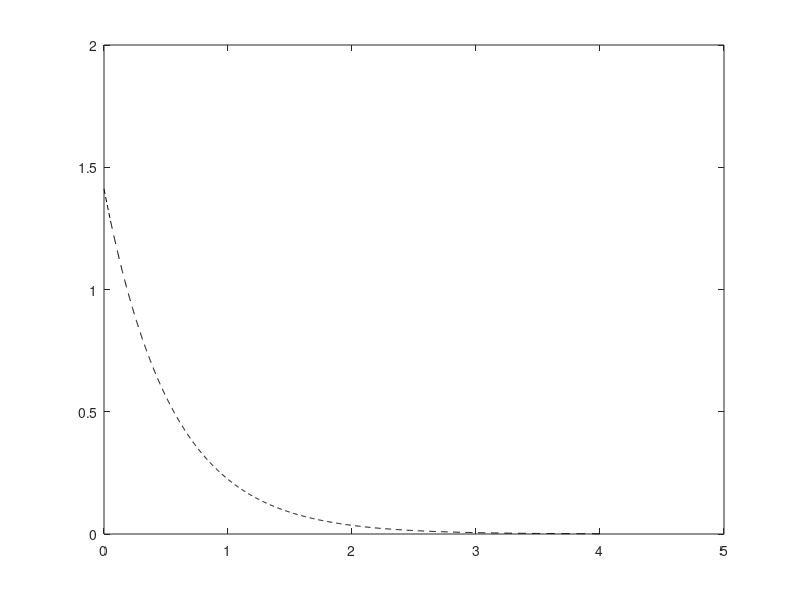

This chart was generated by the following MATLAB code: (Note: this script raises an error after producing the figure.)
%% Clean up
close all;
clear variables;
clc;
format;


%% Parameters
N = 1000;
a = 1.843;
x = logspace(0,log10(5),N)-1;
x = x';


%% Wave function
norm1 = sqrt(a^3/pi);
norm2 = sqrt(a^3/(8*pi));
s1 = @(x) norm1 .* exp(-1.0*a.*x);
s2 = @(x) norm2 .* (1 - a * 0.5*x) .* exp(-a * 0.5 .* x);
y = s1(x);
figure(1);
plot(x,y,'k--','DisplayName','1s');
hold on;


%% Primitive function
g = @(c,a,x) c*exp(-a*x.^2);


%% STO-1G
f = fit(x,y,'c1*exp(-a1*x.^2)',...
        'StartPoint',randn([2 1]),...
        'Lower',[0 0],...
        'Upper',[1e4 1e4],...
        'Algorithm','Trust-Region',...
        'Normalize','off',...
        'MaxIter',1e4,...
        'MaxFunEvals',1e4,...
        'DiffMinChange',1e-8,...
        'Robust','LAR')
c11 = f.c1;
a11 = f.a1;
G1 = @(x) g(c11,a11,x);
plot(x,G1(x),'DisplayName','STO-1G');

%% STO-2G
f = fit(x,y,'c1*exp(-a1*x.^2)+c2*exp(-a2*x.^2)',...
        'StartPoint',randn([4 1]),...
        'Lower',[0 0 0 0],...
        'Upper',[1e4 1e4 1e4 1e4],...
        'Algorithm','Trust-Region',...
        'Normalize','off',...
        'MaxIter',1e4,...
        'MaxFunEvals',1e4,...
        'DiffMinChange',1e-8,...
        'Robust','LAR')
c12 = f.c1;
c22 = f.c2;
a12 = f.a1;
a22 = f.a2;
G2 = @(x) g(c12,a12,x) + g(c22,a22,x);
plot(x,G2(x),'DisplayName','STO-2G');

%% STO-3G
f = fit(x,y,'c1*exp(-a1*x.^2)+c2*exp(-a2*x.^2)+c3*exp(-a3*x.^2)',...
        'StartPoint',randn([6 1]),...
        'Lower',[0 0 0 0 0 0],...
        'Upper',[1e4 1e4 1e4 1e4 1e4 1e4],...
        'Algorithm','Trust-Region',...
        'Normalize','off',...
        'MaxIter',1e4,...
        'MaxFunEvals',1e4,...
        'DiffMinChange',1e-8,...
        'Robust','LAR')
c13 = f.c1;
c23 = f.c2;
c33 = f.c3;
a13 = f.a1;
a23 = f.a2;
a33 = f.a3;
G3 = @(x) g(c13,a13,x) + g(c23,a23,x) + g(c33,a33,x);
plot(x,G3(x),'DisplayName','STO-3G');

%% STO-4G
f = fit(x,y,'c1*exp(-a1*x.^2)+c2*exp(-a2*x.^2)+c3*exp(-a3*x.^2)+c4*exp(-a4*x.^2)',...
        'StartPoint',randn([8 1]),...
        'Lower',[0 0 0 0 0 0 0 0],...
        'Upper',[1e4 1e4 1e4 1e4 1e4 1e4 1e4],...
        'Algorithm','Trust-Region',...
        'Normalize','off',...
        'MaxIter',1e5,...
        'MaxFunEvals',1e5,...
        'DiffMinChange',1e-8,...
        'Robust','LAR')
c14 = f.c1;
c24 = f.c2;
c34 = f.c3;
c44 = f.c4;
a14 = f.a1;
a24 = f.a2;
a34 = f.a3;
a44 = f.a4;
G4 = @(x) g(c14,a14,x) + g(c24,a24,x) + g(c34,a34,x) + g(c44,a44,x);
plot(x,G4(x),'DisplayName','STO-4G');

%% STO-5G
f = fit(x,y,'c1*exp(-a1*x.^2)+c2*exp(-a2*x.^2)+c3*exp(-a3*x.^2)+c4*exp(-a4*x.^2)+c5*exp(-a5*x.^2)',...
        'StartPoint',randn([10 1]),...
        'Lower',[0 0 0 0 0 0 0 0 0 0],...
        'Upper',[1e4 1e4 1e4 1e4 1e4 1e4 1e4 1e4 1e4],...
        'Algorithm','Trust-Region',...
        'Normalize','off',...
        'MaxIter',1e4,...
        'MaxFunEvals',1e4,...
        'DiffMinChange',1e-8,...
        'Robust','LAR')
c15 = f.c1;
c25 = f.c2;
c35 = f.c3;
c45 = f.c4;
c55 = f.c5;
a15 = f.a1;
a25 = f.a2;
a35 = f.a3;
a45 = f.a4;
a55 = f.a5;
G5 = @(x) g(c15,a15,x) + g(c25,a25,x) + g(c35,a35,x) + g(c45,a45,x) + g(c55,a55,x);
plot(x,G5(x),'DisplayName','STO-5G');

%% STO-6G
f = fit(x,y,'c1*exp(-a1*x.^2)+c2*exp(-a2*x.^2)+c3*exp(-a3*x.^2)+c4*exp(-a4*x.^2)+c5*exp(-a5*x.^2)+c6*exp(-a6*x.^2)',...
        'StartPoint',randn([12 1]),...
        'Lower',[0 0 0 0 0 0 0 0 0 0 0 0],...
        'Upper',[1e4 1e4 1e4 1e4 1e4 1e4 1e4 1e4 1e4 1e4 1e4],...
        'Algorithm','Trust-Region',...
        'Normalize','off',...
        'MaxIter',1e4,...
        'MaxFunEvals',1e4,...
        'DiffMinChange',1e-8,...
        'Robust','LAR')
c16 = f.c1;
c26 = f.c2;
c36 = f.c3;
c46 = f.c4;
c56 = f.c5;
c66 = f.c6;
a16 = f.a1;
a26 = f.a2;
a36 = f.a3;
a46 = f.a4;
a56 = f.a5;
a66 = f.a6;
G6 = @(x) g(c16,a16,x) + g(c26,a26,x) + g(c36,a36,x) + g(c46,a46,x) + g(c56,a56,x) + g(c66,a66,x);
plot(x,G6(x),'DisplayName','STO-6G');




% %% GGGGGGGGGGGGG
% g = @(c,a,x) c*exp(-a*x.^2);
% %% G111111111111
% a11 = 8.549;
% c11 = 2.222;
% G1 = @(c,a,x) g(c11,a11,x);
% 
% 
% 
% %% G555555555555
% a1 = 0.7196;
% a2 = 38.68;
% a3 = 10.21;
% a4 = 1.584;
% a5 = 3.721;
% c1 = 0.02483;
% c2 = 0.7012;
% c3 = 0.7402;
% c4 = 0.2209;
% c5 = 0.5587;
% G5 = @(x) g(c1,a1,x)+g(c2,a2,x)+g(c3,a3,x)+g(c4,a4,x)+g(c5,a5,x);
% 
% nor = @(a) (2*a/pi).^(3./4);
% G   = @(c,a,x) nor(a) * c * exp(-a.*x.^2); 
% GG  = @(c,a,x) nor(a) * c * exp(-a.*x.^2);
% 
% g4_2 = @(x) G(0.4301280,11.5356690,x)       + G(0.6789140,2.0533430,x);
% g4_3 = @(x) G(0.15432897,30.1678710,x)      + G(0.53532814,5.4951153,x)       + G(0.44463454,1.4871927,x);
% g4_6 = @(x) G(0.00916359628,312.87049370,x) + G(0.04936149294,57.364462530,x) + G(0.16853830490,16.048509400,x) + G(0.37056279970,5.5130961190,x) + G(0.41649152980,2.1408965530,x) + G(0.13033408410,0.8817394283,x);
% 
% g1_2 = @(x) G(0.430128498,1.309756377,x)    + G(0.678913531,0.233135974,x);
% g1_3 = @(x) G(0.15432897,3.42525091,x)      + G(0.53532814,0.62391373,x)      + G(0.44463454,0.16885540,x);
% g1_6 = @(x) G(0.00916359628,35.52322122,x)  + G(0.04936149294,6.513143725,x)  + G(0.16853830490,1.822142904,x) + G(0.37056279970,0.625955266,x) + G(0.41649152980,0.243076747,x) + G(0.13033408410,0.100112428,x);
% 
% g1_szabo1 = @(x) GG(1,0.270950,x);
% g1_szabo2 = @(x) GG(0.678914,0.151623,x) + GG(0.430129,0.851819,x);
% g1_szabo3 = @(x) GG(0.444635,0.109818,x) + GG(0.535328,0.405771,x); + GG(0.154329,2.22766,x);
% 
% dx = mean(diff(x));
% Is1   = sum(dx * x.^2.*s1  (x).^2)
% Is11  = sum(dx * x.^2.*s11 (x).^2)
% Ig4_2 = sum(dx * x.^2.*g4_2(x).^2)
% Ig4_3 = sum(dx * x.^2.*g4_3(x).^2)
% Ig4_6 = sum(dx * x.^2.*g4_6(x).^2)
% 
% Ig1_2 = sum(dx * x.^2.*g1_2(x).^2)
% Ig1_3 = sum(dx * x.^2.*g1_3(x).^2)
% Ig1_6 = sum(dx * x.^2.*g1_6(x).^2)
% 
% Ig1_szabo1 = sum(dx * x.^2.*g1_szabo1(x).^2)
% Ig1_szabo2 = sum(dx * x.^2.*g1_szabo2(x).^2)
% Ig1_szabo3 = sum(dx * x.^2.*g1_szabo3(x).^2)
% 
% y2 = g1_6(x);
% 
% integral = @(f,x) f(x) .* x.^2;
% 
% plot(x,integral(s1,x),'k--', 'DisplayName', '1s')
% grid('on')
% hold('on')
% 
% plot(x,integral(g4_2,x), 'DisplayName', 'STO-2G')
% plot(x,integral(g4_3,x), 'DisplayName', 'STO-3G')
% plot(x,integral(g4_6,x), 'DisplayName', 'STO-6G')
% plot(x,integral(g1_2,x),   'DisplayName', 'STO-2G')
% plot(x,integral(g1_3,x),   'DisplayName', 'STO-3G')
% plot(x,integral(g1_6,x),   'DisplayName', 'STO-6G')
% plot(x,integral(g1_szabo1,x),  'DisplayName', 'Szabo STO-1G')
% plot(x,integral(g1_szabo2,x),  'DisplayName', 'Szabo STO-2G')
% plot(x,integral(g1_szabo3,x),  'DisplayName', 'Szabo STO-3G')
% 
% 
% %h = legend('Hydrogen','STO-3G','STO-6G');
% %h = legend('Hydrogen','STO-2G');
% %set(h, 'FontSize', 16,'interpreter','latex');
% h = legend('show');
% set(h,'FontSize', 18, 'interpreter', 'latex');
% %axis([0 8 0 5])
% 
% 
% 
% 
% 
